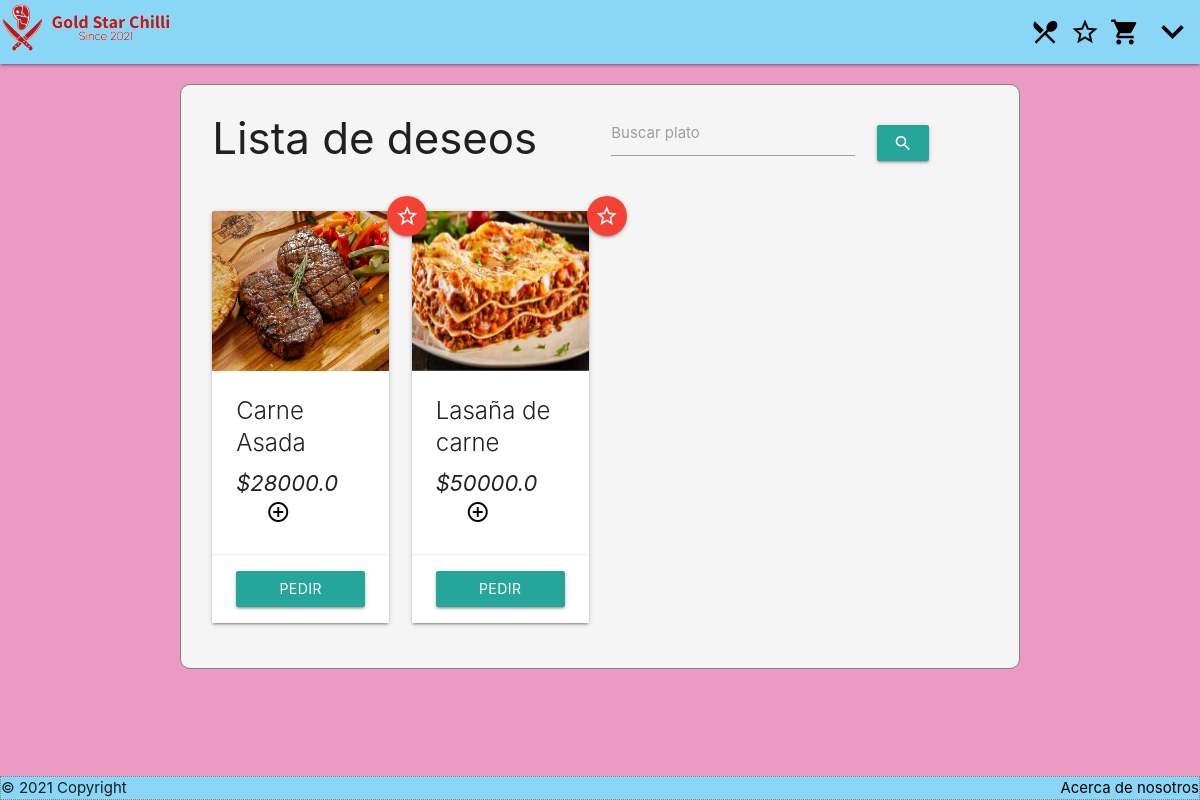
The page /Lista_deseos/ (signed in) on the database its author committed.
### tables this page shows
CREATE TABLE platos (id INTEGER PRIMARY KEY AUTOINCREMENT NOT NULL, nombre TEXT NOT NULL, precio FLOAT NOT NULL, descripcion TEXT, imagen TEXT);

### app.py (the view)
@app.route('/Lista_deseos/',methods=["GET","POST"])
def listarDeseos():
    platillos=[]
    if es_usuario():
        if request.method == "POST":
            id_plato = request.form.get('id_plato')
            statement = "DELETE FROM deseos WHERE platos_id = ? AND usuarios_nit = ?;"
            parametros = (id_plato,session["nit"])
            row_id = modificarBD(statement,parametros)
        statement = "SELECT p.id,nombre,precio,imagen FROM deseos as d INNER JOIN platos p ON d.platos_id = p.id WHERE usuarios_nit = ?;"
        platillos = consultarBD(statement,[(session["nit"])])
    else:
        limpiarMensajes()
        flash('login_failed')
        redirect("/Login")
    return render_template('listaDeseos.html',titulo='Lista de Deseos',platos=platillos)

### app.py (called while the page is built)
def consultarBD(query,params):
    if(query != ''):
        valid = False
        try:
            sqliteConnection = sqlite3.connect('./data/GoldStar.sqlite')
            cursor = sqliteConnection.cursor()
            if params:
                cursor.execute(query,params)
            else:
                cursor.execute(query)
            result = cursor.fetchall()
            cursor.close()
            valid = True
        except sqlite3.Error as error:
            print("Error while connecting to sqlite", error)
        finally:
            if sqliteConnection:
                sqliteConnection.close()
                print("The SQLite connection is closed")
            if valid:
                return result
            else:
                return []

def es_usuario():
    if 'nit' in session:
        return True
    else:
        return False

### templates/listaDeseos.html (shortened to what this page needs)
{% extends "base.html" %}
{% block contenido %}
    <main>
    <div class="container">
        <div class="row">
            <div class="col m6"><h3 style="margin:20px 0px;">Lista de deseos</h3></div>
            <div class="col m4 input-field">
                <input id="Busqueda" type="text" class="validate">
                <label for="Busqueda">Buscar plato</label>
            </div>
            <div class="col m2" style="margin:30px 0px 10px 0px;">
                <a onclick="buscarPlato()" class="waves-effect waves-light btn"><i class="material-icons">search</i></a>
            </div>
        </div>
        <div class="row">
                {% for plato in platos%}
                <div class="col m3 plato">
                    <div class="card hoverable">
                        <div class="card-image">
                            <img src="/static/img/{{plato[3]}}" class="materialboxed" height="160px" width="auto">
                            <form action="/Lista_deseos/" method="post">
                                <button class="flotante_star red red-white btn-floating waves-effect waves-light" type="submit"><i class="material-icons white-text">star_border</i></button>
                            </form>
                        </div>
                        <div class="card-content">
                            <span class="card-title platoNombre">{{plato[1]}}</span>
                            <span style="font-size:22px; font-style: italic;">${{plato[2]}}</span>
                            <a class="waves-effect waves-light tooltipped black-text" data-position="bottom" data-tooltip="detalles del plato" style="margin-left: 30px;" href="/Menu/detalle_plato/{{plato[0]}}"><i class="material-icons">add_circle_outline</i></a>
                        </div>
                        <div class="card-action" style="display:flex; flex-direction: column;">
                            <a class="waves-effect waves-light btn" href="/Menu/{{plato[0]}}/1">Pedir</a>
                        </div>
                    </div>
                </div>
                {% endfor %}
        </div>
    </div>
    </main>
{% endblock %}

### static/css/styles.css (style rules this page uses)
body { background-color: rgb(235, 155, 195); display: flex; min-height: 100vh; flex-direction: column; }
main { flex: 1 0 auto; }
.container { background-color: whitesmoke; border: 0.5px solid rgb(131, 131, 131); border-radius: 10px; margin-top: 20px ; margin-bottom: 30px ; padding: 10px 20px; }
.flotante_star { position: absolute; }
.col.m3 .card-image .flotante_star { left: 175px; bottom: 135px; }

### rows shown on the page
platos: imagen (picture), nombre "Carne Asada", precio "28000.0"
platos: imagen (picture), nombre "Lasaña de carne", precio "50000.0"
